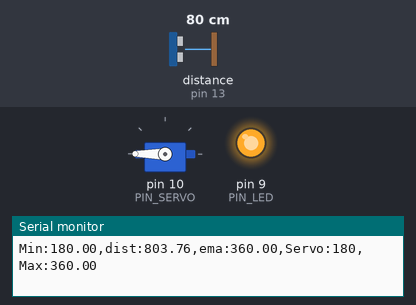
The sketch below on a simulated Arduino Uno, built with avr-gcc and run on an emulated ATmega328P. Shown: servo, output pins drawn as LEDs (lit = HIGH), the last lines printed to the serial monitor. Wiring (inferred from the names in the program): ultrasonic range finder: trigger pin 12; echo pin 13. The test bench sets the inputs (shaded band); at power-on: distance to the obstacle (sensor on pin 13) 80 cm. The echo pulse lasts 58.3 µs per cm; pins used as bus, display or sensor lines are not drawn.

Above: at 1.2 s.
1.3 s: distance to the obstacle (sensor on pin 13) set to 38 cm
2.8 s: distance to the obstacle (sensor on pin 13) set to 35 cm
At 3.9 s:
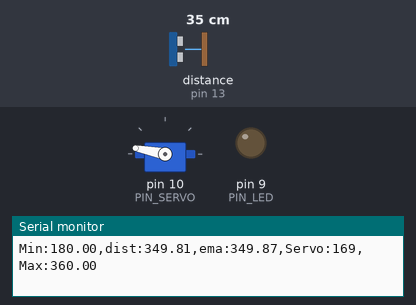
5.0 s: distance to the obstacle (sensor on pin 13) set to 2 cm
At 6.4 s:
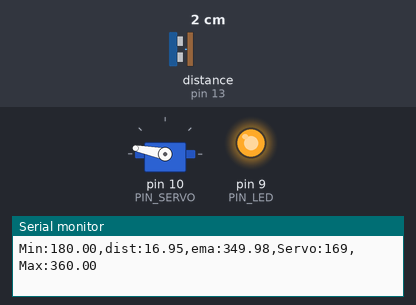
Timing chart, 0 to 8.0 s (numbered marks = the images above; inputs shaded):
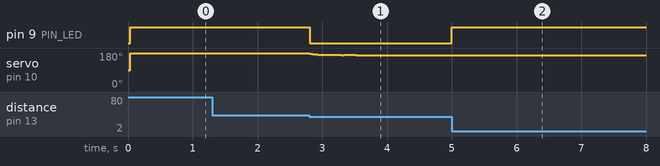

Measured:
- the behaviour switches between 36 and 35 cm on distance to the obstacle (sensor on pin 13) (found by bisection; images 0 and 1)
- after the input at 2.8 s, pin 9 (PIN_LED): HIGH → LOW at once
- after the input at 5.0 s, pin 9 (PIN_LED): LOW → HIGH at once

The sketch:

11_example_1.ino
```cpp
#include <Servo.h>

// 핀 설정
#define PIN_LED   9
#define PIN_TRIG  12
#define PIN_ECHO  13
#define PIN_SERVO 10

// 초음파 관련 상수
#define SND_VEL_MM_US 0.346
#define INTERVAL 25
#define PULSE_DURATION 10
#define _DIST_MIN 180.0   // 18cm
#define _DIST_MAX 360.0   // 36cm

#define TIMEOUT (INTERVAL * 500)
#define SCALE (0.5 * SND_VEL_MM_US)  // µs → mm 변환

// EMA 필터 가중치
#define _EMA_ALPHA 0.3

float dist_prev = _DIST_MAX;  // 이전 거리
float dist_ema = _DIST_MAX;   // 필터 적용 거리
unsigned long last_sampling_time = 0;

Servo myservo;

void setup() {
  pinMode(PIN_LED, OUTPUT);
  pinMode(PIN_TRIG, OUTPUT);
  pinMode(PIN_ECHO, INPUT);
  digitalWrite(PIN_TRIG, LOW);

  myservo.attach(PIN_SERVO);
  myservo.write(90);  // 초기 중립

  Serial.begin(57600);
  Serial.println("=== 초음파 거리-서보 제어 시작 ===");
}

void loop() {
  // 샘플링 주기 제어
  if (millis() < last_sampling_time + INTERVAL)
    return;

  float dist_raw = USS_measure(PIN_TRIG, PIN_ECHO);
  float dist_filtered;

  // --- 범위 필터 ---
  if ((dist_raw == 0.0) || (dist_raw < _DIST_MIN) || (dist_raw > _DIST_MAX)) {
    dist_filtered = dist_prev;
    digitalWrite(PIN_LED, HIGH); // 범위 밖이면 LED OFF
  } else {
    dist_filtered = dist_raw;
    dist_prev = dist_raw;
    digitalWrite(PIN_LED, LOW); // 범위 안이면 LED ON
  }

  // --- EMA 필터 ---
  dist_ema = (1 - _EMA_ALPHA) * dist_ema + _EMA_ALPHA * dist_filtered;

  // --- 거리→서보각 변환 ---
  int servo_angle;
  if (dist_ema <= _DIST_MIN) {
    servo_angle = 0;
  } else if (dist_ema >= _DIST_MAX) {
    servo_angle = 180;
  } else {
    servo_angle = map(dist_ema, _DIST_MIN, _DIST_MAX, 0, 180);
  }

  // --- 서보 제어 ---
  myservo.write(servo_angle);

  // --- 시리얼 플로터용 출력 ---
  Serial.print("Min:");   Serial.print(_DIST_MIN);
  Serial.print(",dist:");  Serial.print(dist_raw);
  Serial.print(",ema:");   Serial.print(dist_ema);
  Serial.print(",Servo:"); Serial.print(servo_angle);
  Serial.print(",Max:");   Serial.print(_DIST_MAX);
  Serial.println("");

  last_sampling_time += INTERVAL;
}

// 초음파 거리 측정 함수 (단위: mm)
float USS_measure(int TRIG, int ECHO)
{
  digitalWrite(TRIG, HIGH);
  delayMicroseconds(PULSE_DURATION);
  digitalWrite(TRIG, LOW);
  return pulseIn(ECHO, HIGH, TIMEOUT) * SCALE;
}
```
